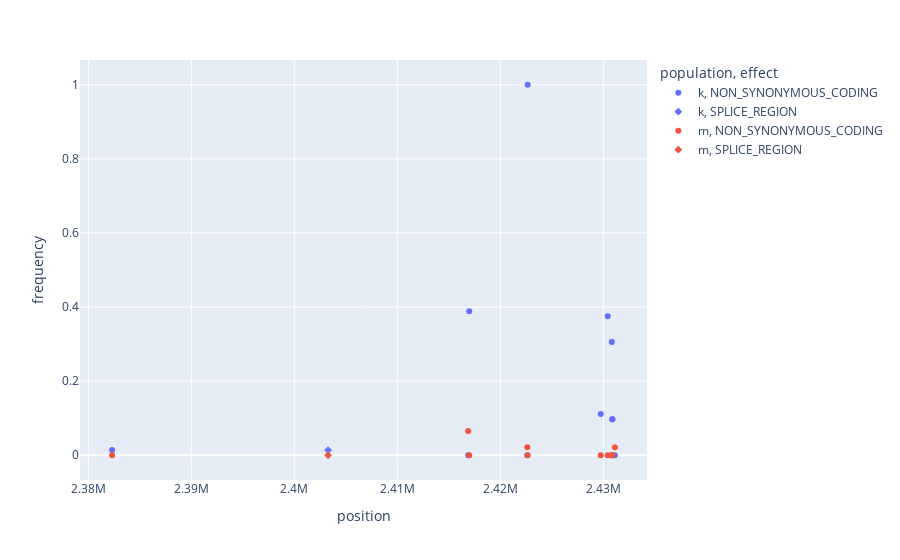

Notebook code cell kept with this figure:
### Code cell
fig = px.scatter(plotly_df, x="position", y="frequency", color="population", symbol='effect')
fig.show()

### Figure 1 — Plotly figure (JSON) as saved in the notebook; plotly's stock layout.template omitted (floating-point values rounded to 4 significant figures)
{"data": [{"hovertemplate": "population=k<br>effect=NON_SYNONYMOUS_CODING<br>position=%{x}<br>frequency=%{y}<extra></extra>", "legendgroup": "k, NON_SYNONYMOUS_CODING", "marker": {"color": "#636efa", "symbol": "circle"}, "mode": "markers", "name": "k, NON_SYNONYMOUS_CODING", "orientation": "v", "showlegend": true, "type": "scatter", "x": [2382308, 2416877, 2416980, 2422609, 2422652, 2429745, 2430424, 2430817, 2430863, 2430881, 2431120], "xaxis": "x", "y": [0.01389, 0, 0.3889, 0, 1, 0.1111, 0.375, 0.3056, 0.09722, 0.09722, 0], "yaxis": "y"}, {"hovertemplate": "population=k<br>effect=SPLICE_REGION<br>position=%{x}<br>frequency=%{y}<extra></extra>", "legendgroup": "k, SPLICE_REGION", "marker": {"color": "#636efa", "symbol": "diamond"}, "mode": "markers", "name": "k, SPLICE_REGION", "orientation": "v", "showlegend": true, "type": "scatter", "x": [2403275], "xaxis": "x", "y": [0.01389], "yaxis": "y"}, {"hovertemplate": "population=m<br>effect=NON_SYNONYMOUS_CODING<br>position=%{x}<br>frequency=%{y}<extra></extra>", "legendgroup": "m, NON_SYNONYMOUS_CODING", "marker": {"color": "#EF553B", "symbol": "circle"}, "mode": "markers", "name": "m, NON_SYNONYMOUS_CODING", "orientation": "v", "showlegend": true, "type": "scatter", "x": [2382308, 2416877, 2416980, 2422609, 2422652, 2429745, 2430424, 2430817, 2430863, 2430881, 2431120], "xaxis": "x", "y": [0, 0.06522, 0, 0.02174, 0, 0, 0, 0, 0, 0, 0.02174], "yaxis": "y"}, {"hovertemplate": "population=m<br>effect=SPLICE_REGION<br>position=%{x}<br>frequency=%{y}<extra></extra>", "legendgroup": "m, SPLICE_REGION", "marker": {"color": "#EF553B", "symbol": "diamond"}, "mode": "markers", "name": "m, SPLICE_REGION", "orientation": "v", "showlegend": true, "type": "scatter", "x": [2403275], "xaxis": "x", "y": [0], "yaxis": "y"}], "layout": {"legend": {"title": {"text": "population, effect"}, "tracegroupgap": 0}, "margin": {"t": 60}, "xaxis": {"anchor": "y", "domain": [0, 1], "title": {"text": "position"}}, "yaxis": {"anchor": "x", "domain": [0, 1], "title": {"text": "frequency"}}}}
